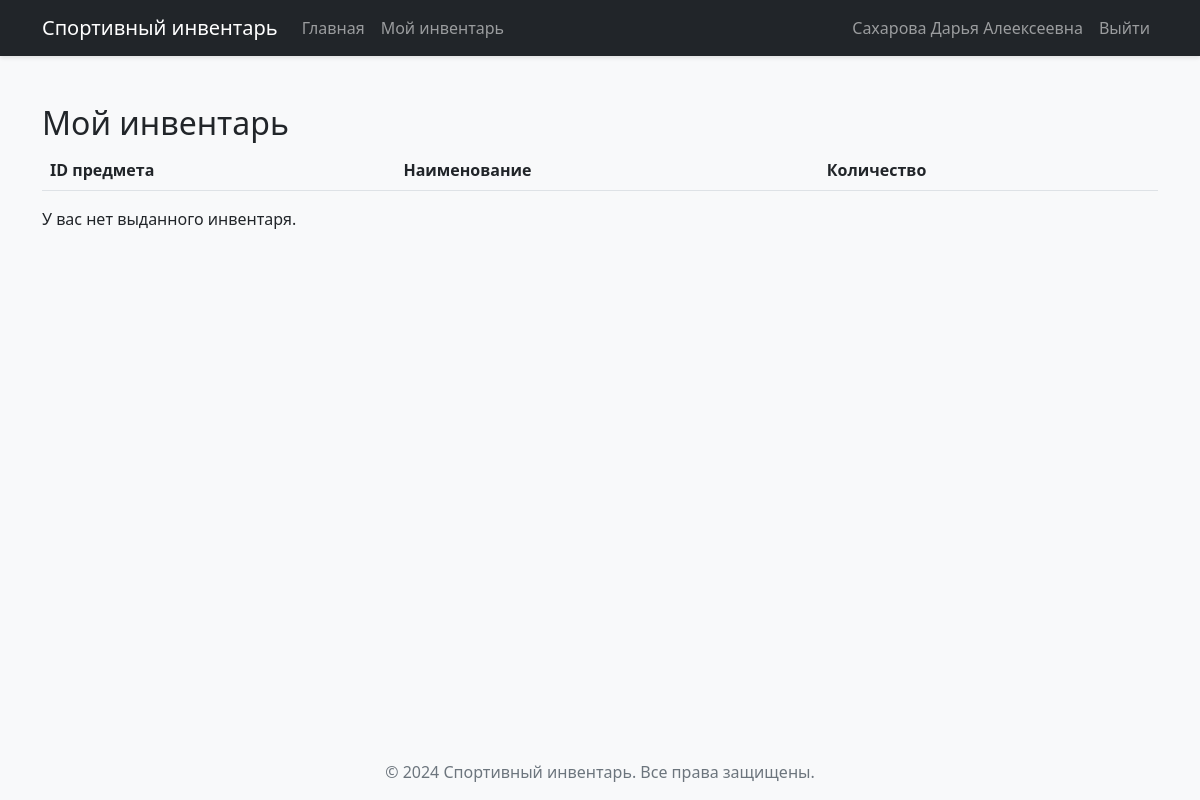
Before: /my_inventory (signed in) with the older database file.
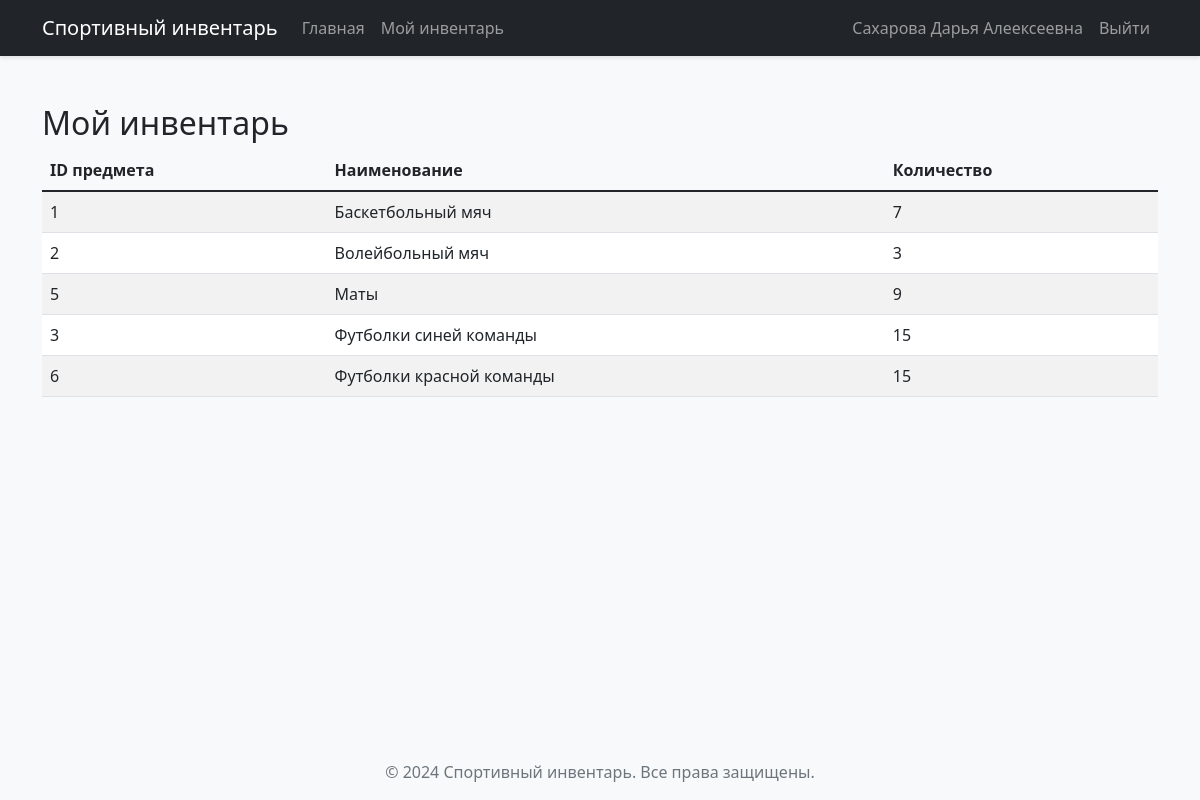
After: the same page with the newer database file.
### models.py (models this page shows)
class User(db.Model, UserMixin):
    __tablename__ = 'users'
    id = db.Column(db.Integer(), primary_key=True, unique=True, nullable=False)
    username = db.Column(db.String(64), nullable=False, unique=True)
    email = db.Column(db.String(128), nullable=False, unique=True)
    password = db.Column(db.String(64), nullable=False)
    admin = db.Column(db.Boolean, default=False)
    profile_picture = db.Column(db.String(128), nullable=True)

class Equipment(db.Model):
    __tablename__ = 'equipment'
    equipment_id = db.Column(db.Integer(), db.ForeignKey(
        'storage.id'), primary_key=True)
    user_id = db.Column(db.Integer(), db.ForeignKey(
        'users.id'), primary_key=True)
    count = db.Column(db.Integer(), default=1)
    __table_args__ = (db.UniqueConstraint(
        'equipment_id', 'user_id', name='uq_equipment_user'),)
    storage = db.relationship('Storage', backref='equipment')

class Storage(db.Model):
    __tablename__ = 'storage'
    id = db.Column(db.Integer(), primary_key=True, nullable=False)
    name = db.Column(db.String(64), nullable=False)
    count = db.Column(db.Integer())

### app.py (the view)
@app.route('/my_inventory')
@login_required
def my_inventory():
    user_equipment = Equipment.query.filter_by(user_id=current_user.id).all()
    return render_template('my_inventory.html', equipment=user_equipment)

### app.py (called while the page is built)
@login_manager.user_loader
def load_user(user_id):
    return User.query.get(int(user_id))

### templates/my_inventory.html (shortened to what this page needs)
{% extends "base.html" %}
{% block content %}
<div class="container mt-4">
    <h2>Мой инвентарь</h2>
    <div class="table-responsive">
        <table class="table table-striped table-hover">
            <thead class="thead-dark">
                <tr>
                    <th>ID предмета</th>
                    <th>Наименование</th>
                    <th>Количество</th>
                </tr>
            </thead>
            <tbody>
                {% for item in equipment %}
                <tr>
                    <td>{{ item.equipment_id }}</td>
                    <td>{{ item.storage.name }}</td>
                    <td>{{ item.count }}</td>
                </tr>
                {% endfor %}
            </tbody>
        </table>
    </div>
    {% if equipment|length == 0 %}
    <p>У вас нет выданного инвентаря.</p>
    {% endif %}
</div>
{% endblock %}

### templates/base.html (shortened to what this page needs)
<!DOCTYPE html>
<html lang="ru">
<head>
    <link href="https://cdn.jsdelivr.net/npm/bootstrap@5.1.3/dist/css/bootstrap.min.css" rel="stylesheet">
    <link rel="stylesheet" href="{{ url_for('static', filename='css/style.css') }}">
</head>
<body>
    <nav class="navbar navbar-expand-lg navbar-dark bg-dark">
        <div class="container">
            <a class="navbar-brand" href="{{ url_for('get_data') }}">Спортивный инвентарь</a>
            <div class="collapse navbar-collapse" id="navbarNav">
                <ul class="navbar-nav me-auto">
                    <li class="nav-item">
                        <a class="nav-link" href="{{ url_for('get_data') }}">Главная</a>
                    </li>
                    {% if current_user.is_authenticated and not current_user.admin %}
                    <li class="nav-item">
                        <a class="nav-link" href="{{ url_for('my_inventory') }}">Мой инвентарь</a>
                    </li>
                    {% endif %}
                </ul>
                <ul class="navbar-nav">
                    {% if current_user.is_authenticated %}
                    <li class="nav-item">
                        <a class="nav-link" href="{{ url_for('profile') }}">
                            {{ current_user.username }}
                        </a>
                    </li>
                    <li class="nav-item">
                        <a class="nav-link" href="{{ url_for('logout') }}">Выйти</a>
                    </li>
                    {% endif %}
                </ul>
            </div>
        </div>
    </nav>
    <main class="py-4">
        {% block content %}
        {% endblock %}
    </main>
    <footer class="footer mt-auto py-3 bg-light">
        <div class="container text-center">
            <span class="text-muted">© 2024 Спортивный инвентарь. Все права защищены.</span>
        </div>
    </footer>
</body>
</html>

### static/css/style.css (style rules this page uses)
body { min-height: 100vh; display: flex; flex-direction: column; background-color: #f8f9fa; }
main { flex: 1; }
.footer { margin-top: auto; }
.table { background-color: #fff; }
.table thead { background-color: #f8f9fa; }
.navbar { box-shadow: 0 2px 4px rgba(0, 0, 0, 0.1); }

Changed rows visible on the page:
added Equipment: equipment_id "1", storage.name "Баскетбольный мяч", count "7"
added Equipment: equipment_id "2", storage.name "Волейбольный мяч", count "3"
added Equipment: equipment_id "5", storage.name "Маты", count "9"
added Equipment: equipment_id "3", storage.name "Футболки синей команды", count "15"
added Equipment: equipment_id "6", storage.name "Футболки красной команды", count "15"
Other visible differences:
text no longer shown: "У вас нет выданного инвентаря."
